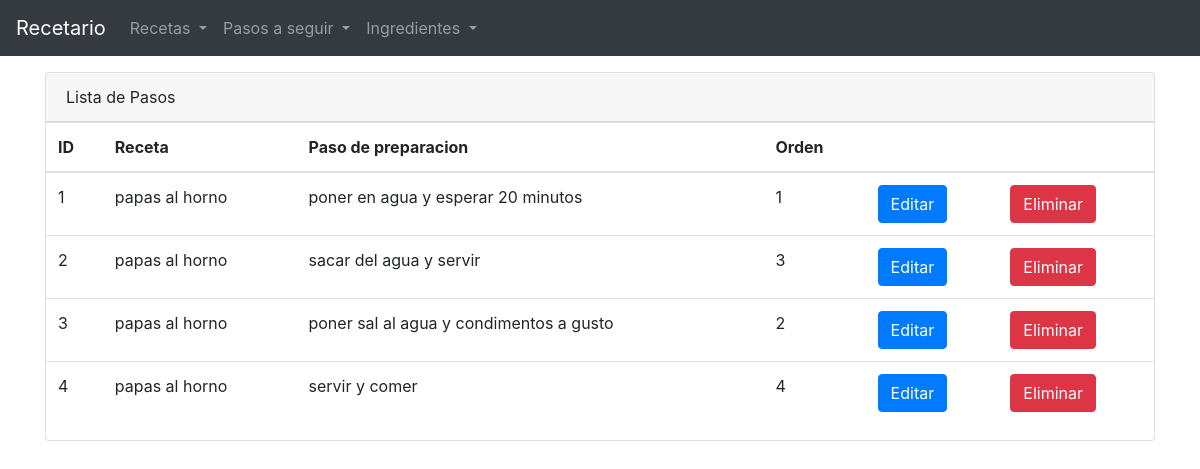
Page /indexPasos.php on the committed database.
### tables this page shows
CREATE TABLE `pasos` (
  `id` int(11) NOT NULL,
  `pasodePreparacion` varchar(100) DEFAULT NULL,
  `numeroOrden` int(11) DEFAULT NULL,
  `receta_id` int(11) DEFAULT NULL
);

CREATE TABLE `receta` (
  `id` int(11) NOT NULL,
  `nombres` varchar(100) NOT NULL,
  `descripcion` varchar(400) NOT NULL,
  `tiempo` int(11) NOT NULL,
  `foto` varchar(100) NOT NULL
);

### src/bll/pasosBLL.php (called while the page is built, shortened)
<?php
class pasosBLL
{
    function selectAll()
    {
        $listaPasos = array();
        $objConnection = new Connection();
        $res = $objConnection->query("
        SELECT
        id, pasodePreparacion, numeroOrden, receta_id
        FROM pasos");
        while ($row = $res->fetch(PDO::FETCH_ASSOC)) {
            $pasos = $this->rowToDto($row);
            $listaPasos[] = $pasos;
        }
        return $listaPasos;
    }
    private function rowToDto($row)
    {
        $objPasos = new pasos();
        $objPasos->setId($row["id"]);
        $objPasos->setPasosdePreparacion($row["pasodePreparacion"]);
        $objPasos->setNumeroOrden($row["numeroOrden"]);
        $objPasos->setRecetaId($row["receta_id"]);
        return $objPasos;
    }
}

### src/dal/Connection.php (called while the page is built, shortened)
<?php
class Connection
{
    private $db = "recetario";
    private $host = "localhost";
    private $username = "root";
    private $password = "";
    private $connection;
    function getConnection()
    {
        if ($this->connection == null) {
            $this->connection = new PDO("mysql:host=$this->host;dbname=$this->db;charset=utf8", $this->username, $this->password);
            $this->connection->setAttribute(PDO::ATTR_ERRMODE, PDO::ERRMODE_EXCEPTION);
            $this->connection->setAttribute(PDO::ATTR_EMULATE_PREPARES, false);
        }
        return $this->connection;
    }
    function query($csql)
    {
        return $this->getConnection()->query($csql);
    }
    function queryWithParams($csql, $paramArray)
    {
        $q = $this->getConnection()->prepare($csql);
        $q->execute($paramArray);
        return $q;
    }
}

### src/dto/pasos.php (called while the page is built, shortened)
<?php
class pasos
{
    private $id;
    private $pasosdePreparacion;
    private $numeroOrden;
    private $recetaId;
    public function getId()
    {
        return $this->id;
    }
    public function setId($id)
    {
        $this->id = $id;
    }
    public function getPasosdePreparacion()
    {
        return $this->pasosdePreparacion;
    }
    public function setPasosdePreparacion($pasosdePreparacion)
    {
        $this->pasosdePreparacion = $pasosdePreparacion;
    }
    public function getNumeroOrden()
    {
        return $this->numeroOrden;
    }
    public function setNumeroOrden($numeroOrden)
    {
        $this->numeroOrden = $numeroOrden;
    }
    public function getRecetaId()
    {
        return $this->recetaId;
    }
    public function setRecetaId($recetaId)
    {
        $this->recetaId = $recetaId;
    }
    public function getRecetaForDisplay()
    {
        $recetaBLL = new recetaBLL();
        $objReceta = $recetaBLL->selectById($this->getRecetaId());
        return $objReceta->getNombre();
    }
}

### src/bll/recetaBLL.php (called while the page is built, shortened)
<?php
class recetaBLL
{
    function selectById($id)
    {
        $objConnection = new Connection();
        $res = $objConnection->queryWithParams("
            SELECT id, nombres, descripcion, tiempo, foto
            FROM receta
            WHERE id = :varId
        ", array(
            ":varId" => $id
        ));
        $row = $res->fetch(PDO::FETCH_ASSOC);
        $objReceta = $this->rowToDto($row);
        return $objReceta;
    }
    private function rowToDto($row)
    {
        $objReceta = new receta();
        $objReceta->setId($row["id"]);
        $objReceta->setNombre($row["nombres"]);
        $objReceta->setDescripcion($row["descripcion"]);
        $objReceta->setTiempo($row["tiempo"]);
        $objReceta->setFoto($row["foto"]);
        return $objReceta;
    }
}

### src/dto/receta.php (called while the page is built, shortened)
<?php
class receta
{
    private $nombre;
    public function getNombre()
    {
        return $this->nombre;
    }
    public function setNombre($nombre)
    {
        $this->nombre = $nombre;
    }
}

### indexPasos.php (the view, shortened to what this page needs)
<?php include_once "header.php"; ?>
<?php
$pasosBLL = new pasosBLL();
$listaPasos = $pasosBLL->selectAll();
?>
<div class="container">
    <div class="row">
        <div class="col-12">
            <div class="card mt-3">
                <div class="card-header">
                    Lista de Pasos
                </div>
                <table class="table">
                    <thead>
                    <tr>
                        <th>ID</th>
                        <th>Receta</th>
                        <th>Paso de preparacion</th>
                        <th>Orden</th>
                        <th></th>
                        <th></th>
                    </tr>
                    </thead>
                    <tbody>
                    <?php
                    foreach ($listaPasos as $objPasos): ?>
                        <tr>
                            <td><?php echo $objPasos->getId(); ?></td>
                            <td><?php echo $objPasos->getRecetaForDisplay(); ?></td>
                            <td><?php echo $objPasos->getPasosdePreparacion(); ?></td>
                            <td><?php echo $objPasos->getNumeroOrden(); ?></td>
                            <td><a class="btn btn-primary"
                                   href="formPasos.php?id=<?php echo $objPasos->getId(); ?>">Editar</a></td>
                            <td><a class="btn btn-danger"
                                   onclick="return confirm('¿Está seguro que desea eliminar este paso?')"
                                   href="indexPasos.php?task=delete&id=<?php echo $objPasos->getId(); ?>">Eliminar</a>
                            </td>
                        </tr>
                    <?php endforeach; ?>
                    </tbody>
                </table>
            </div>
        </div>
    </div>
</div>

### rows in the picture
pasos: id "1", receta.nombres "papas al horno", pasodePreparacion "poner en agua y esperar 20 minutos", numeroOrden "1"
pasos: id "2", receta.nombres "papas al horno", pasodePreparacion "sacar del agua y servir", numeroOrden "3"
pasos: id "3", receta.nombres "papas al horno", pasodePreparacion "poner sal al agua y condimentos a gusto", numeroOrden "2"
pasos: id "4", receta.nombres "papas al horno", pasodePreparacion "servir y comer", numeroOrden "4"
